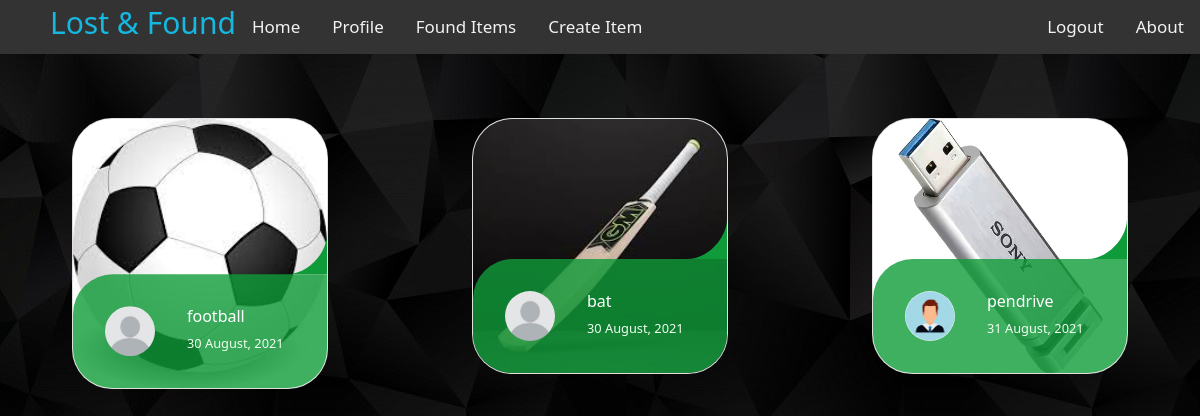
/found/ (signed in), run on an earlier commit of the app's database.
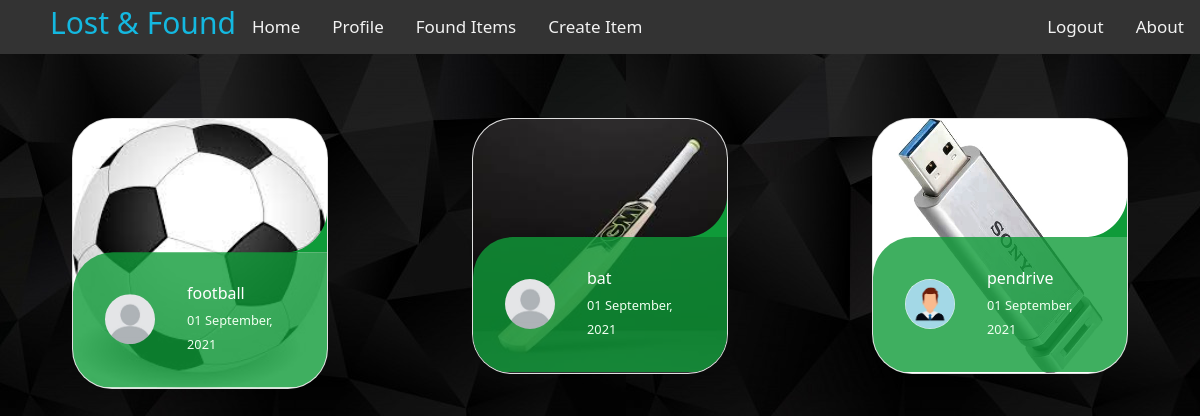
And on a later commit of the database.
### findme/models.py (models this page shows, shortened)
class ItemLost(models.Model):
    ItemID = models.AutoField(primary_key=True)
    name = models.ForeignKey(User, on_delete=models.CASCADE, null=True)
    title = models.CharField(max_length=30)
    description = models.CharField(max_length=200)
    found = models.BooleanField(default=False)
    location = models.TextField(max_length=100)
    lost_date = models.DateTimeField(auto_now=True)
    image = models.ImageField(upload_to='findme/images', default="")
    found_location = models.CharField(max_length=100, null=True, blank=True)
    item_found_by = models.ForeignKey(User, on_delete=models.CASCADE, null=True, blank=True,
                                      related_name="item_found_user")

### register/models.py (models this page shows, shortened)
class Profile(models.Model):
    user = models.OneToOneField(User, on_delete=models.CASCADE)
    image = models.ImageField(default='default.jpg', upload_to='register/images')

### findme/views.py (the view)
# urls.py: path('found/', views.itemfound, name='findme-found'),
@login_required
def itemfound(request):
    context = {
        'items': ItemLost.objects.filter(found=True)
    }
    return render(request, 'findme/found.html', context)

### findme/templates/findme/found.html (shortened to what this page needs)
{% extends "findme/base.html" %}
{% block content %}
<div class="container-fluid">
    <div class="row">
        <div class="col-md-12">
            <div class="row">
                {% if items|length > 0 %}
                {% for item in items %}
                <div class="col-md-4">
                    <ul class="cards">
                        <li>
                            <a href="{% url 'detail' item.ItemID %}" class="card">
                                <img src="{{ item.image.url}}" alt="" class="class__image picture">
                                <div class="card__overlay">
                                    <div style="background-color: rgb(15, 155, 57,0.8)" class="card__header">
                                        <svg class="card__arc__found" xmlns="http://www.w3.org/2000/svg">
                                            <path/>
                                        </svg>
                                        <img src="{{ item.name.profile.image.url }}" class="card__thumb">
                                        <div class="card__header-text">
                                            <h3 style="color:white" class="card__title">{{item.title}}</h3>
                                            <span style="color:honeydew" class="card__status">{{ item.lost_date|date:"d F, Y"}}</span>
                                        </div>
                                    </div>
                                </div>
                            </a>
                        </li>
                    </ul>
                </div>
                {% endfor %}
                {% else %}
                    <h1 style="color:white">No items are found!</h1>
                {% endif %}
            </div>
        </div>
    </div>
</div>
{% endblock %}

What changed in the data, as far as the page shows it:
changed ItemLost "football": lost_date "30 August, 2021" → "01 September, 2021"
changed ItemLost "bat": lost_date "30 August, 2021" → "01 September, 2021"
changed ItemLost "pendrive": lost_date "31 August, 2021" → "01 September, 2021"
